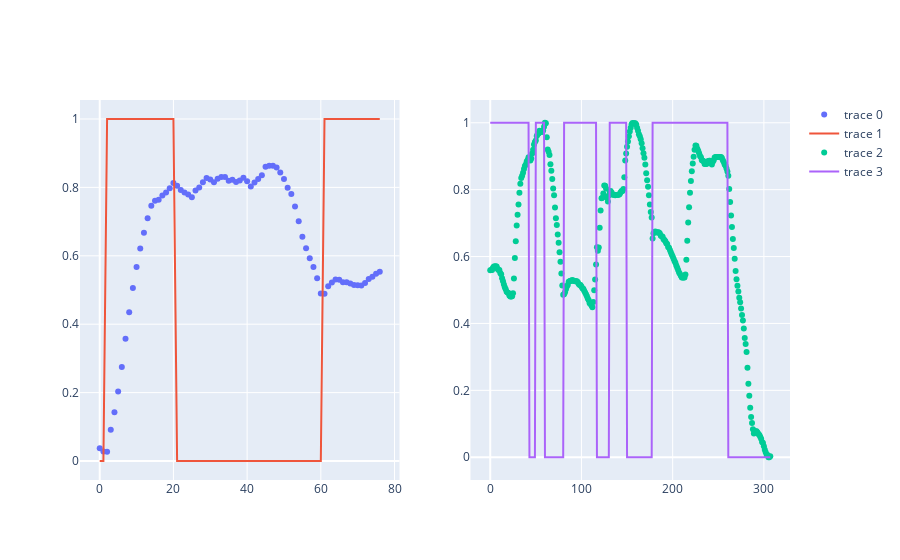

Notebook cell for this chart:
### Code cell
fig = make_subplots(rows=1, cols=2, shared_xaxes=True)
fig.add_trace(go.Scatter(
    y=x_train, 
    mode='markers',
), row = 1, col = 1)

fig.add_trace(go.Scatter(
    y=y_train, 
    mode='lines',
), row = 1, col = 1)

fig.add_trace(go.Scatter(
    y=x_test, 
    mode='markers',
), row = 1, col = 2)

fig.add_trace(go.Scatter(
    y=y_test, 
    mode='lines',
), row = 1, col = 2)

### Figure 1 — Plotly figure (JSON) as saved in the notebook; plotly's stock layout.template omitted (floating-point values rounded to 4 significant figures; data arrays with more than 128 entries replaced by an {"elided": "..."} marker saying what was removed)
{"data": [{"mode": "markers", "type": "scatter", "xaxis": "x", "y": [0.03757, 0.0279, 0.02678, 0.09113, 0.1428, 0.2032, 0.275, 0.3577, 0.4351, 0.5061, 0.5671, 0.6214, 0.6671, 0.71, 0.7464, 0.7607, 0.7637, 0.7763, 0.7853, 0.7975, 0.8129, 0.805, 0.7926, 0.7849, 0.7793, 0.7715, 0.7911, 0.7998, 0.8147, 0.8277, 0.8233, 0.8147, 0.8251, 0.8304, 0.8308, 0.8195, 0.8225, 0.8155, 0.8199, 0.8285, 0.8177, 0.8024, 0.814, 0.8244, 0.8357, 0.8602, 0.8635, 0.8635, 0.858, 0.8434, 0.8244, 0.799, 0.7808, 0.7444, 0.7013, 0.656, 0.6217, 0.593, 0.5676, 0.5345, 0.4901, 0.4889, 0.5107, 0.5219, 0.5304, 0.5301, 0.523, 0.5226, 0.5193, 0.5148, 0.5141, 0.5129, 0.5208, 0.5323, 0.5386, 0.5475, 0.5535], "yaxis": "y"}, {"mode": "lines", "type": "scatter", "xaxis": "x", "y": [0, 0, 1, 1, 1, 1, 1, 1, 1, 1, 1, 1, 1, 1, 1, 1, 1, 1, 1, 1, 1, 0, 0, 0, 0, 0, 0, 0, 0, 0, 0, 0, 0, 0, 0, 0, 0, 0, 0, 0, 0, 0, 0, 0, 0, 0, 0, 0, 0, 0, 0, 0, 0, 0, 0, 0, 0, 0, 0, 0, 0, 1, 1, 1, 1, 1, 1, 1, 1, 1, 1, 1, 1, 1, 1, 1, 1], "yaxis": "y"}, {"mode": "markers", "type": "scatter", "xaxis": "x2", "y": {"elided": "308 float values"}, "yaxis": "y2"}, {"mode": "lines", "type": "scatter", "xaxis": "x2", "y": {"elided": "308 int values"}, "yaxis": "y2"}], "layout": {"xaxis": {"anchor": "y", "domain": [0, 0.45]}, "xaxis2": {"anchor": "y2", "domain": [0.55, 1]}, "yaxis": {"anchor": "x", "domain": [0, 1]}, "yaxis2": {"anchor": "x2", "domain": [0, 1]}}}
